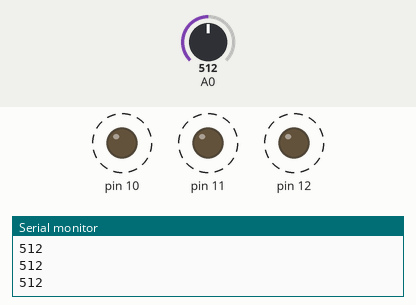
This sketch was run on a simulated Arduino Uno, built with avr-gcc and run on an emulated ATmega328P. Shown: output pins drawn as LEDs (lit = HIGH), the last lines printed to the serial monitor. Dashed ring = blinking. The inputs (shaded band) are chosen by the test bench; at power-on: A0 = 512. Pins used as bus, display or sensor lines are not drawn.

Above: at 1.2 s.
1.3 s: A0 set to 45
4.3 s: A0 set to 37
At 4.45 s:
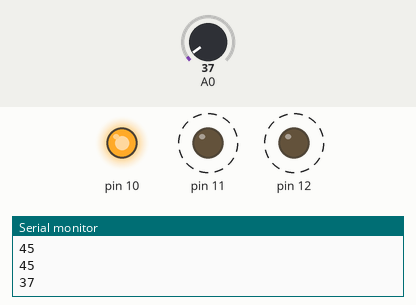
7.3 s: A0 set to 122
At 7.76 s:
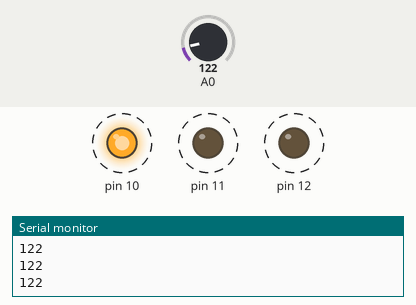
10.3 s: A0 set to 30
At 10.62 s:
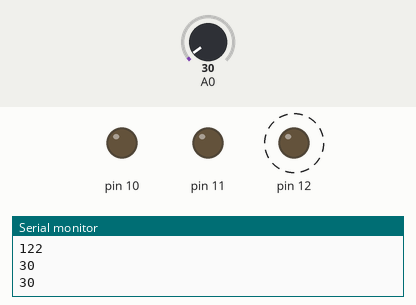
13.3 s: A0 set to 50
At 13.77 s:
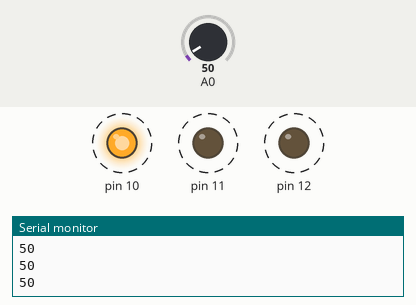
Timing chart, 0 to 17.3 s (numbered marks = the images above; inputs shaded):
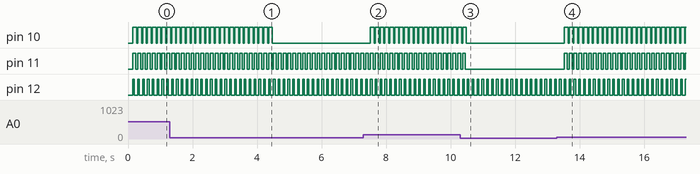

Measured:
- the behaviour switches between 41 and 40 on A0 (found by bisection; images 0 and 1)
- after the input at 4.3 s, pin 10: goes on until 4.5 s, then stays LOW
- after the input at 7.3 s, pin 10: alternates HIGH for 0.12 s and LOW for 0.03 s, starting after 0.21 s
- after the input at 10.3 s, pin 10, pin 11: goes on until 10.5 s, then stays LOW
- after the input at 13.3 s, pin 10: alternates HIGH for 0.12 s and LOW for 0.03 s, starting after 0.23 s; pin 11: alternates HIGH for 0.09 s and LOW for 0.06 s, starting after 0.23 s
- by itself, pin 10: alternates HIGH for 0.12 s and LOW for 0.03 s
- by itself, pin 11: alternates HIGH for 0.09 s and LOW for 0.06 s
- by itself, pin 12: alternates HIGH for 0.05 s and LOW for 0.10 s

The sketch:

Exemple_modif_2.ino
```cpp
void setup() {
  //set of output pins (10;11;12;13)
  pinMode(10, OUTPUT);
  pinMode(11, OUTPUT);
  pinMode(12, OUTPUT);
  pinMode(13, OUTPUT);
  //Opens serial port, sets data rate to 9600 bps
  Serial.begin(9600);
}

void loop() {
  //Reading of the analog sound sensor - Analog input (A0)
  int val = analogRead(0);
  //Give to computer communication (PORT 9600) a decimal value
  Serial.println(val,DEC);

//programme that compares the decimal value and lights differents LEDS
//Close LEDS one by one slowly

    digitalWrite(13, LOW);
    delay(50);
    digitalWrite(12, LOW);
    delay(40);
    digitalWrite(11, LOW);
    delay(30);
    digitalWrite(10, LOW);
    delay(30);


  if (val >10){
    digitalWrite(13, HIGH);

  }
  if (val >20){
    digitalWrite(12, HIGH);

  }
  if (val >30){
    digitalWrite(11, HIGH);

  }
  if (val >40){
    digitalWrite(10, HIGH);
  }

}
```
